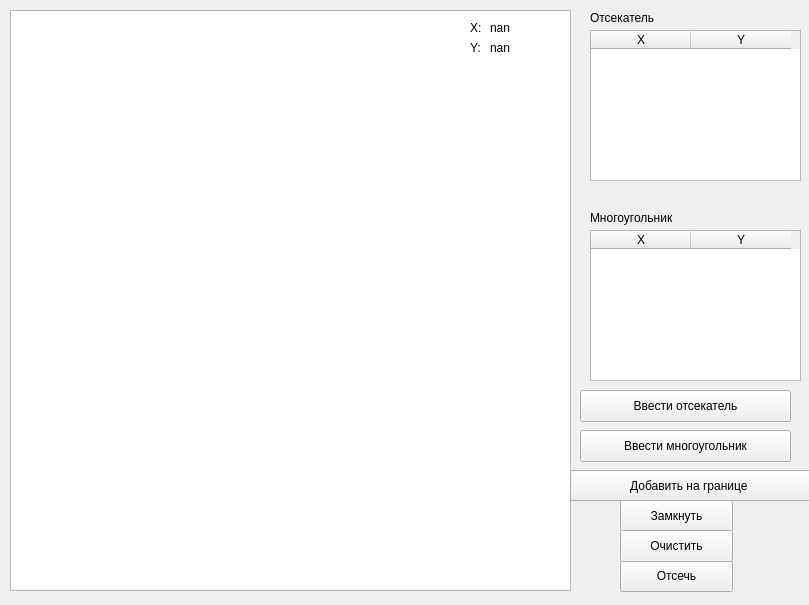
<?xml version="1.0" encoding="UTF-8"?>
<ui version="4.0">
 <class>MainWindow</class>
 <widget class="QMainWindow" name="MainWindow">
  <property name="geometry">
   <rect>
    <x>0</x>
    <y>0</y>
    <width>809</width>
    <height>605</height>
   </rect>
  </property>
  <property name="windowTitle">
   <string>Отсечение отрезков выпуклым отсекателем</string>
  </property>
  <widget class="QWidget" name="centralwidget">
   <widget class="QGraphicsView" name="view">
    <property name="geometry">
     <rect>
      <x>10</x>
      <y>10</y>
      <width>561</width>
      <height>581</height>
     </rect>
    </property>
   </widget>
   <widget class="QTableWidget" name="table_rect">
    <property name="geometry">
     <rect>
      <x>590</x>
      <y>30</y>
      <width>211</width>
      <height>151</height>
     </rect>
    </property>
    <column>
     <property name="text">
      <string>X</string>
     </property>
    </column>
    <column>
     <property name="text">
      <string>Y</string>
     </property>
    </column>
   </widget>
   <widget class="QPushButton" name="paint">
    <property name="geometry">
     <rect>
      <x>620</x>
      <y>560</y>
      <width>113</width>
      <height>32</height>
     </rect>
    </property>
    <property name="text">
     <string>Отсечь</string>
    </property>
   </widget>
   <widget class="QPushButton" name="lock">
    <property name="geometry">
     <rect>
      <x>620</x>
      <y>500</y>
      <width>113</width>
      <height>32</height>
     </rect>
    </property>
    <property name="text">
     <string>Замкнуть</string>
    </property>
   </widget>
   <widget class="QPushButton" name="erase">
    <property name="geometry">
     <rect>
      <x>620</x>
      <y>530</y>
      <width>113</width>
      <height>32</height>
     </rect>
    </property>
    <property name="text">
     <string>Очистить</string>
    </property>
   </widget>
   <widget class="QPushButton" name="poly">
    <property name="geometry">
     <rect>
      <x>580</x>
      <y>430</y>
      <width>211</width>
      <height>32</height>
     </rect>
    </property>
    <property name="text">
     <string>Ввести многоугольник</string>
    </property>
   </widget>
   <widget class="QPushButton" name="rect">
    <property name="geometry">
     <rect>
      <x>580</x>
      <y>390</y>
      <width>211</width>
      <height>32</height>
     </rect>
    </property>
    <property name="text">
     <string>Ввести отсекатель</string>
    </property>
   </widget>
   <widget class="QPushButton" name="ect">
    <property name="geometry">
     <rect>
      <x>570</x>
      <y>470</y>
      <width>241</width>
      <height>31</height>
     </rect>
    </property>
    <property name="text">
     <string>Добавить на границе </string>
    </property>
   </widget>
   <widget class="QTableWidget" name="table_pol">
    <property name="geometry">
     <rect>
      <x>590</x>
      <y>230</y>
      <width>211</width>
      <height>151</height>
     </rect>
    </property>
    <column>
     <property name="text">
      <string>X</string>
     </property>
    </column>
    <column>
     <property name="text">
      <string>Y</string>
     </property>
    </column>
   </widget>
   <widget class="QLabel" name="label">
    <property name="geometry">
     <rect>
      <x>590</x>
      <y>10</y>
      <width>81</width>
      <height>16</height>
     </rect>
    </property>
    <property name="text">
     <string>Отсекатель</string>
    </property>
   </widget>
   <widget class="QLabel" name="label_2">
    <property name="geometry">
     <rect>
      <x>590</x>
      <y>210</y>
      <width>121</width>
      <height>16</height>
     </rect>
    </property>
    <property name="text">
     <string>Многоугольник</string>
    </property>
   </widget>
   <widget class="QLabel" name="x">
    <property name="geometry">
     <rect>
      <x>490</x>
      <y>20</y>
      <width>60</width>
      <height>16</height>
     </rect>
    </property>
    <property name="text">
     <string>nan</string>
    </property>
   </widget>
   <widget class="QLabel" name="y">
    <property name="geometry">
     <rect>
      <x>490</x>
      <y>40</y>
      <width>60</width>
      <height>16</height>
     </rect>
    </property>
    <property name="text">
     <string>nan</string>
    </property>
   </widget>
   <widget class="QLabel" name="label_3">
    <property name="geometry">
     <rect>
      <x>470</x>
      <y>20</y>
      <width>16</width>
      <height>16</height>
     </rect>
    </property>
    <property name="text">
     <string>X:</string>
    </property>
   </widget>
   <widget class="QLabel" name="label_4">
    <property name="geometry">
     <rect>
      <x>470</x>
      <y>40</y>
      <width>16</width>
      <height>16</height>
     </rect>
    </property>
    <property name="text">
     <string>Y:</string>
    </property>
   </widget>
  </widget>
 </widget>
 <resources/>
 <connections/>
</ui>
